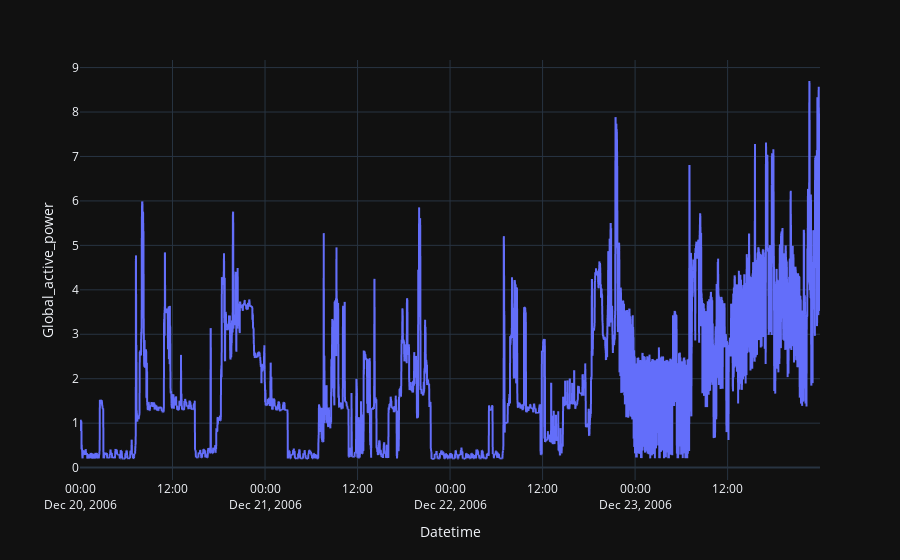

Notebook source saved alongside this figure:
### Code cell
plot_interval(df, 'Global_active_power', '20/12/2006', '23/12/2006')

### Figure 1 — Plotly figure (JSON) as saved in the notebook; plotly's stock layout.template omitted (floating-point values rounded to 4 significant figures; data arrays with more than 128 entries replaced by an {"elided": "..."} marker saying what was removed)
{"data": [{"hovertemplate": "Datetime=%{x}<br>Global_active_power=%{y}<extra></extra>", "legendgroup": "", "line": {"color": "#636efa", "dash": "solid"}, "mode": "lines", "name": "", "showlegend": false, "type": "scattergl", "x": {"elided": "5760 str values"}, "xaxis": "x", "y": {"elided": "5760 float values"}, "yaxis": "y"}], "layout": {"legend": {"tracegroupgap": 0}, "margin": {"t": 60}, "xaxis": {"anchor": "y", "domain": [0, 1], "title": {"text": "Datetime"}}, "yaxis": {"anchor": "x", "domain": [0, 1], "title": {"text": "Global_active_power"}}}}
